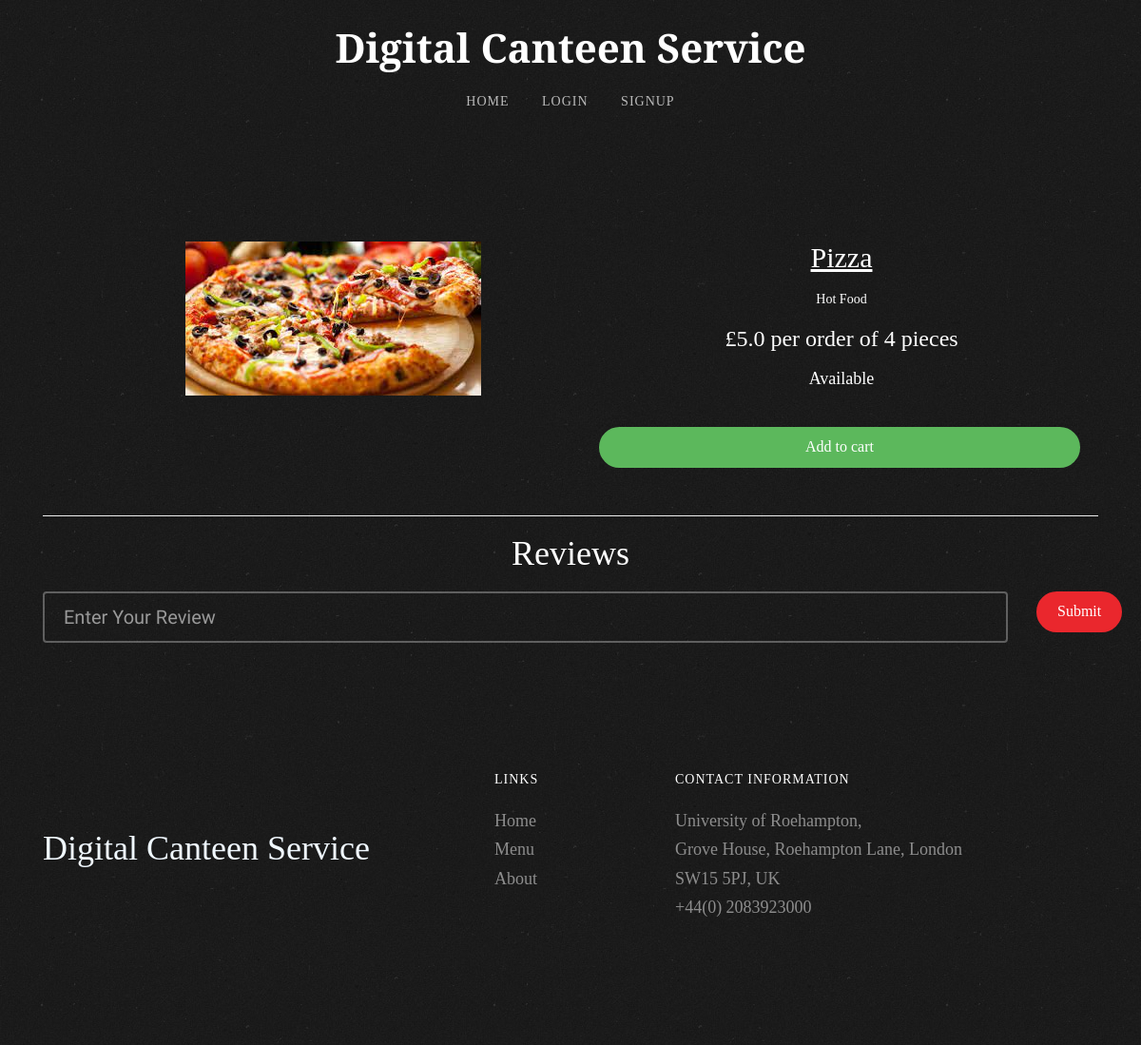
/dishes/item, run on the app's committed database.
### main/models.py (models this page shows, shortened)
class Item(models.Model):
    LABELS = (
        ('Best Selling Foods', 'Best Selling Foods'),
        ('New Food', 'New Food'),
        ('Spicy Foods🔥', 'Spicy Foods🔥'),
    )
    LABEL_COLOUR = (
        ('danger', 'danger'),
        ('success', 'success'),
        ('primary', 'primary'),
        ('info', 'info'),
        ('warning', 'warning'),
    )
    title = models.CharField(max_length=150)
    description = models.CharField(max_length=250,blank=True)
    price = models.FloatField()
    pieces = models.IntegerField(default=6)
    instructions = models.CharField(max_length=250,default="Available")
    image = models.ImageField(default='default.png', upload_to='images/')
    labels = models.CharField(max_length=25, choices=LABELS, blank=True)
    label_colour = models.CharField(max_length=15, choices=LABEL_COLOUR, blank=True)
    slug = models.SlugField(default="foods")
    created_by = models.ForeignKey(User, on_delete=models.CASCADE)

### main/views.py (the view)
# urls.py: path('dishes/<slug>', views.menuDetail, name='dishes'),
def menuDetail(request, slug):
    item = Item.objects.filter(slug=slug).first()
    reviews = Reviews.objects.filter(rslug=slug).order_by('-id')[:10]
    context = {
        'item' : item,
        'reviews' : reviews,
    }
    return render(request, 'main/dishes.html', context)

### main/templates/main/dishes.html (shortened to what this page needs)
{% extends "main/layout.html" %}
{% block content %}
<br><br><br><br><br><br><br>
<div class="dishes">
  <main class="mt-3 pt-4 main">
    <div class="container dark-grey-text">
      <div class="row wow fadeIn">
        <div class="col-md-6 mb-4">
          <img src="{{ item.image.url }}" class="img-fluid mt-4" style="margin-left: 150px;" alt="">
        </div>
        <div class="col-md-6 mb-4 information">
          <div class="p-4 content ">
            <div class="mt-0  ">
                <h2><u class="text-white">{{ item.title }}</u><span class="badge badge-{{ item.label_colour }} ml-2">{{ item.labels }}</span></h2>
            </div>
            <div class="lead">
              {% if item.description %}
              <h5 class="text-white">{{ item.description }}</h5>
              {% endif %}
              <h3 class="text-white">£{{ item.price }} per order of {{ item.pieces}} pieces</h3>
              <h4 class="text-white">{{ item.instructions }}</h4>
            </div>
            <a href="{% url 'main:add-to-cart' item.slug %}" class="btn btn-success btn-md my-0 p">Add to cart</a>
          </div>
        </div>
      </div>
      <hr>
    </div>
  </main>
  <div class="container">
    <h1 class="text-center text-white">Reviews</h1>
    <form action="{% url 'main:add_reviews' %}" method="POST" class="mb-3">
      <div class="row">
        <div class="col-sm-11">
          <input type="text" name="review" class="form-control" placeholder="Enter Your Review">
        </div>
        <div class="col-sm-1">
          <button type="submit" class="btn btn-primary">Submit</button>
        </div>
      </div>
    </form>
  </div>
</div>
{% endblock content %}

### main/static/main/styles.css (style rules this page uses)
.dishes .main .container .row img { max-width: 540px; max-height: 450px; width: fit-content; }
.dishes .main .container .row .content { display: flex; flex-direction: column; text-align: center; justify-content: center; }
.dishes .main .container .row .information { display: flex; flex-direction: column; text-align: center; justify-content: center; }

### main/static/css/style.css (style rules this page uses)
body { font-family: "Cormorant Garamond", Georgia, serif; font-weight: 400; font-size: 18px; line-height: 1.7; color: rgba(255, 255, 255, 0.3); background: #000 url(../images/broken_noise.png) repeat; }
a { color: #ea272d; -webkit-transition: 0.5s; -o-transition: 0.5s; transition: 0.5s; }
h1, h2, h3, h4, h5, h6, figure { color: #000; font-family: "Cormorant Garamond", Georgia, serif; font-weight: 400; margin: 0 0 20px 0; }
.btn { margin-right: 4px; margin-bottom: 4px; font-family: "Cormorant Garamond", Georgia, serif; font-size: 16px; font-weight: 400; -webkit-border-radius: 30px; -moz-border-radius: 30px; -ms-border-radius: 30px; border-radius: 30px; -webkit-transition: 0.5s; -o-transition: 0.5s; transition: 0.5s; padding: 8px 20px; }
.btn.btn-md { padding: 8px 20px !important; }
.btn-primary { background: #ea272d; color: #fff; border: 2px solid #ea272d; }
.btn-success { background: #5cb85c; color: #fff; border: 2px solid #5cb85c; }
.form-control { box-shadow: none; background: transparent; border: 2px solid rgba(255, 255, 255, 0.3); height: 54px; font-size: 20px; font-weight: 300; font-family: "Satisfy", cursive; color: #fff; }

### data on the page
Item: image (picture), title "Pizza", description "Hot Food", price "5.0", pieces "4", instructions "Available"
